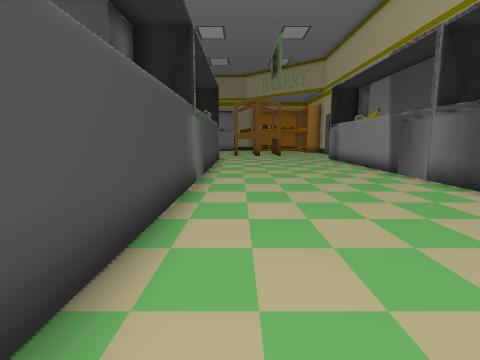
[1] (above)

22 first-person views from a walk through a 3-D level made in the Unity game engine. The camera is 1.3 m above the floor, tilts 8° down and sees 80° across. The floor is counted in squares, 1 m on a side. Each view is taken from the middle of a square. On the plan, view 1 faces up. The plan holds only what a view shows up to about 13 squares ahead; the rest is blank. The player character is not drawn.

[2]
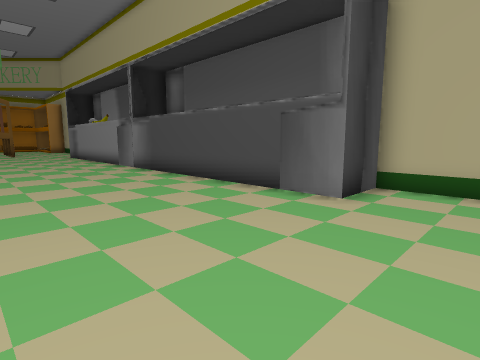

[3]
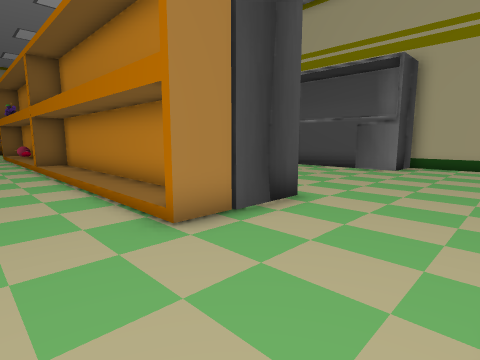

[4]
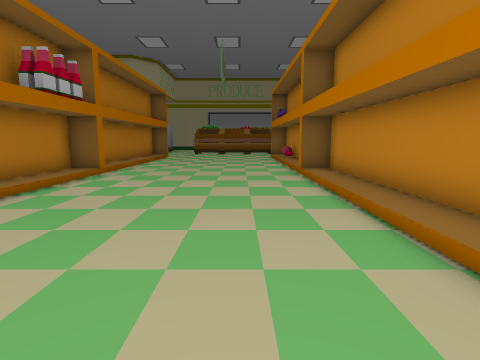

[5]
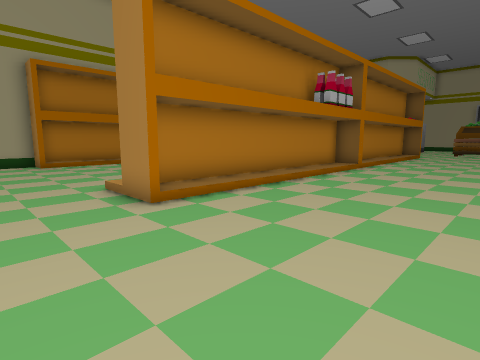

[6]
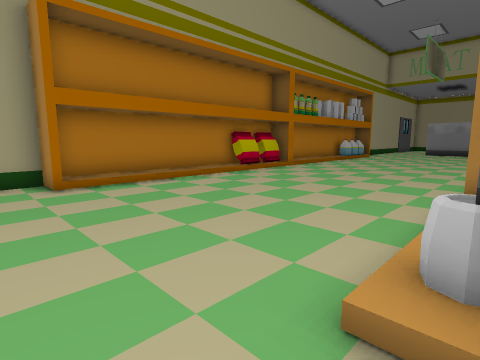

[7]
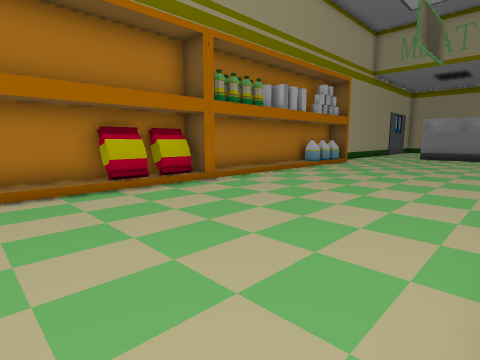

[8]
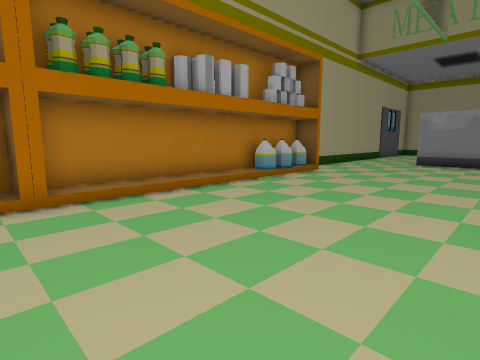

[9]
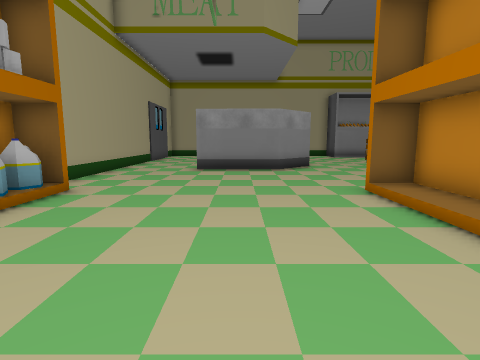

[10]
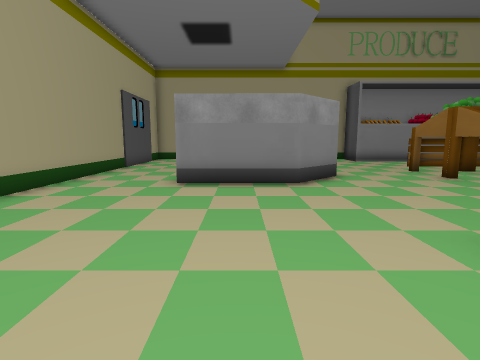

[11]
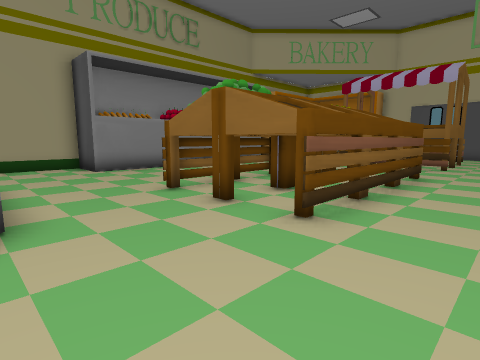

[12]
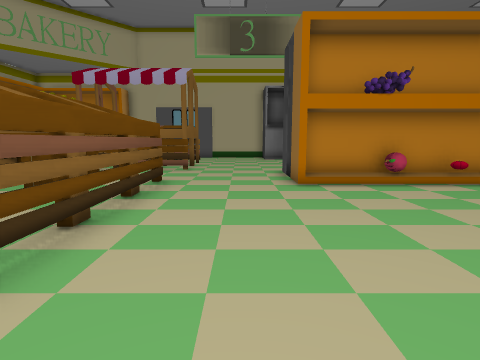

[13]
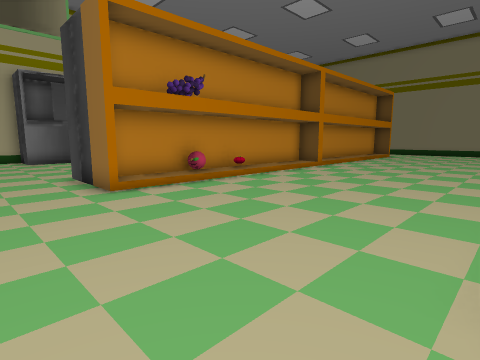

[14]
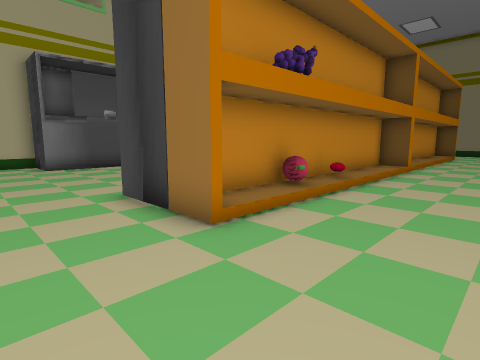

[15]
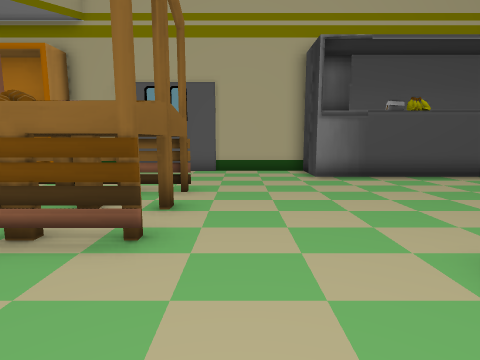

[16]
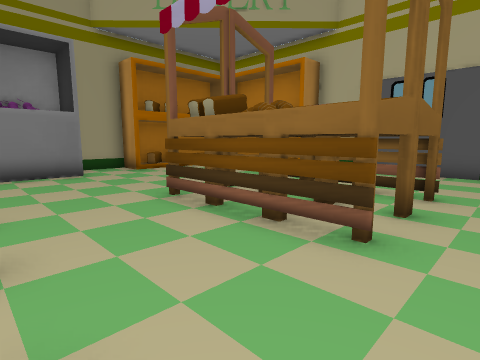

[17]
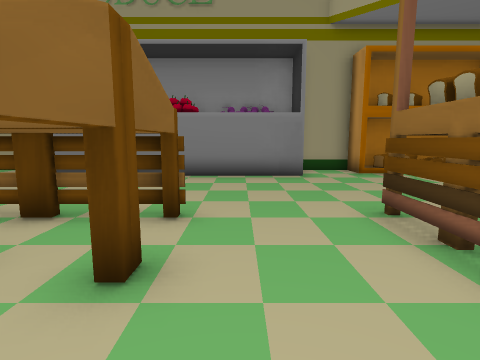

[18]
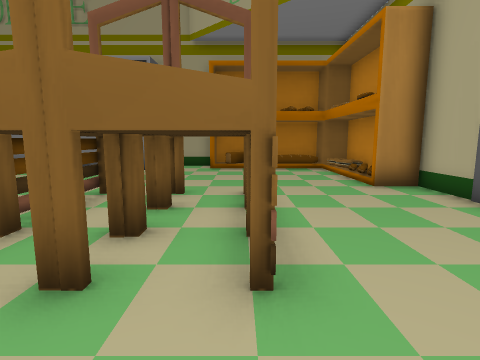

[19]
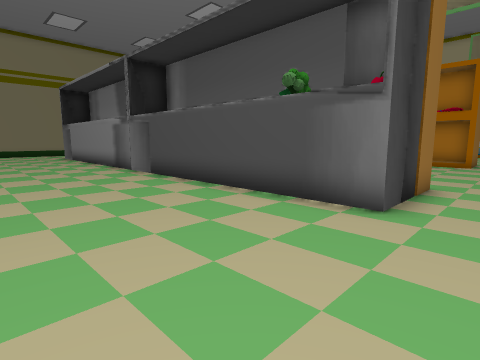

[20]
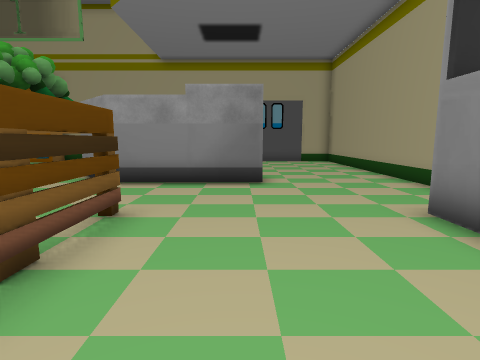

[21]
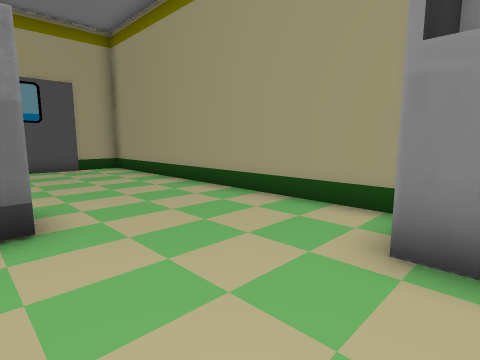

[22]
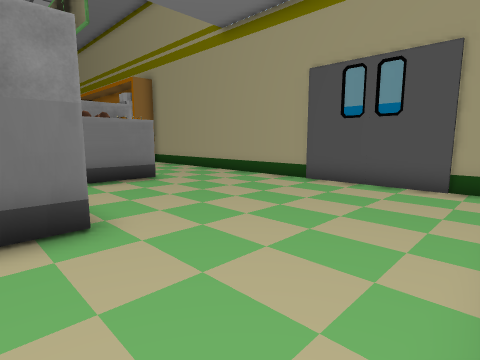

### Floor plan
Key: @ floor where view 1 was taken; # wall or solid block; . main floor; : floor 0.25 m higher than the main floor; / step, stairs or slope; = window, fence, low wall or low ledge; O other object.
Columns run from 24 left of view 1 to 8 right of it. Each row starts with its distance up from view 1.
 36 ##############          ###
 35 #............#          ..####O
 34 #............#          ..O. OO##
 33 #............###########.... ..:#
 32 #................  ......... ../#
 31 #.......OO...................../#
 30 #....... O...................../#
 29 #....... O.....................##
 28 #....... O...OOOOOOOO...####....#
 27 #....... O...OOOO OOO...OOOO....#
 26 #...OOO  O...OOO OOOO...OOOO....#
 25 #...O   O....OOOOOOOO...OOOO....#
 24 #....OOO.....OOOOOOOO...OOOO....#
 23 #.......................#O##....#
 22 #...............................#
 21 #...............................#
 20 #...............................#
 19 ##......./##........####......###
 18 ##......./# ........:###......#
 17 ##......./# ........:###......#
 16 #=......./  ........####......#
 15 #:......./   .......:###......#
 14 #:.......    .......####......#
 13 #:.......    .......:###......#
 12 #:.......    .......:###......#
 11 #:.......   ........:###......#
 10 #:.......   ........:###......#
  9 ##......./##........## #......#
  8 ##......./#:........:###......#
  7 ##......./#:........:###......#
  6 ##......./#:........:###......#
  5 #:......./#:........:###......#
  4 #:......./#:........:###......#
  3 #:......./#:........:###......#
  2 #:......./#:........:###......#
  1 #:......./#:........:#  ......#
  0 #:......./#:........:#  @.....#
 -1 ##......./##........####......###
 -2 #...............................#
 -3 # ..............................#
 -4            ..... ...............#
 -5                  . .....

Where each view was taken, in squares from view 1:
view 1: 0 up, 0 right, facing up
view 2: 4 down, 0 right, facing up-right
view 3: 5 down, 7 left, facing up-right
view 4: 2 down, 7 left, facing up
view 5: 4 down, 7 left, facing up-left
view 6: 3 down, 14 left, facing up-left
view 7: 3 up, 15 left, facing up-left
view 8: 8 up, 16 left, facing up-left
view 9: 12 up, 18 left, facing up
view 10: 16 up, 18 left, facing up
view 11: 21 up, 15 left, facing up-right
view 12: 21 up, 13 left, facing right
view 13: 22 up, 12 left, facing down-right
view 14: 22 up, 8 left, facing down-right
view 15: 22 up, 4 left, facing right
view 16: 22 up, 4 left, facing up-right
view 17: 23 up, 3 left, facing up
view 18: 21 up, 3 right, facing up
view 19: 21 up, 4 right, facing down-left
view 20: 30 up, 6 left, facing left
view 21: 30 up, 10 left, facing up-left
view 22: 35 up, 15 left, facing down-left
